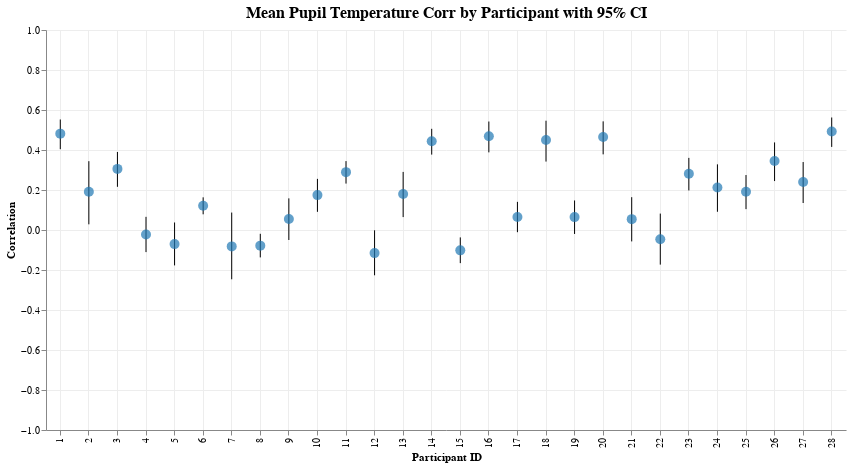

The notebook cell saved with this chart:
### Code cell
col1, col2 = "pupil", "temperature"

corr_by_trial = calculate_correlations_by_trial(df, col1, col2)
corr_by_participant = aggregate_correlations_fisher_z(
    corr_by_trial, f"{col1}_{col2}_corr", "participant_id", include_ci=True
)
# plot_correlations_by_trial(corr_by_trial, f"{col1}_{col2}_corr")
plot_correlations_by_participant(corr_by_participant, f"{col1}_{col2}_corr")

### Figure 1 — Vega-Lite specification as saved in the notebook (floating-point values rounded to 4 significant figures)
{"config": {"view": {"continuousWidth": 300, "continuousHeight": 300, "strokeWidth": 0}, "axis": {"grid": true, "gridColor": "#ededed"}, "title": {"fontSize": 16, "anchor": "middle"}}, "layer": [{"mark": {"type": "rule"}, "encoding": {"x": {"axis": {"title": "Participant ID"}, "field": "participant_id", "type": "ordinal"}, "y": {"axis": {"title": "Correlation"}, "field": "participant_id_pupil_temperature_corr_ci_lower", "scale": {"domain": [-1, 1]}, "type": "quantitative"}, "y2": {"field": "participant_id_pupil_temperature_corr_ci_upper"}}}, {"mark": {"type": "circle", "color": "#1f77b4", "size": 100}, "encoding": {"tooltip": [{"field": "participant_id", "title": "Participant", "type": "nominal"}, {"field": "participant_id_pupil_temperature_corr_mean", "format": ".3f", "title": "Mean Correlation", "type": "quantitative"}, {"field": "participant_id_pupil_temperature_corr_ci_lower", "format": ".3f", "title": "CI Lower", "type": "quantitative"}, {"field": "participant_id_pupil_temperature_corr_ci_upper", "format": ".3f", "title": "CI Upper", "type": "quantitative"}], "x": {"axis": {"title": "Participant ID"}, "field": "participant_id", "type": "ordinal"}, "y": {"field": "participant_id_pupil_temperature_corr_mean", "type": "quantitative"}}}], "data": {"name": "data-09c9c976fc89ae70877c2016caf6088b"}, "height": 400, "title": "Mean Pupil Temperature Corr by Participant with 95% CI", "width": 800, "$schema": "https://vega.github.io/schema/vega-lite/v5.20.1.json", "datasets": {"data-09c9c976fc89ae70877c2016caf6088b": [{"participant_id": 1, "participant_id_pupil_temperature_corr_mean": 0.4818, "participant_id_pupil_temperature_corr_ci_lower": 0.404, "participant_id_pupil_temperature_corr_ci_upper": 0.5526}, {"participant_id": 2, "participant_id_pupil_temperature_corr_mean": 0.1912, "participant_id_pupil_temperature_corr_ci_lower": 0.02836, "participant_id_pupil_temperature_corr_ci_upper": 0.3441}, {"participant_id": 3, "participant_id_pupil_temperature_corr_mean": 0.3056, "participant_id_pupil_temperature_corr_ci_lower": 0.2159, "participant_id_pupil_temperature_corr_ci_upper": 0.3902}, {"participant_id": 4, "participant_id_pupil_temperature_corr_mean": -0.02255, "participant_id_pupil_temperature_corr_ci_lower": -0.1105, "participant_id_pupil_temperature_corr_ci_upper": 0.06578}, {"participant_id": 5, "participant_id_pupil_temperature_corr_mean": -0.07057, "participant_id_pupil_temperature_corr_ci_lower": -0.1771, "participant_id_pupil_temperature_corr_ci_upper": 0.0376}, {"participant_id": 6, "participant_id_pupil_temperature_corr_mean": 0.1211, "participant_id_pupil_temperature_corr_ci_lower": 0.0785, "participant_id_pupil_temperature_corr_ci_upper": 0.1633}, {"participant_id": 7, "participant_id_pupil_temperature_corr_mean": -0.08192, "participant_id_pupil_temperature_corr_ci_lower": -0.2464, "participant_id_pupil_temperature_corr_ci_upper": 0.08719}, {"participant_id": 8, "participant_id_pupil_temperature_corr_mean": -0.07829, "participant_id_pupil_temperature_corr_ci_lower": -0.137, "participant_id_pupil_temperature_corr_ci_upper": -0.019}, {"participant_id": 9, "participant_id_pupil_temperature_corr_mean": 0.05471, "participant_id_pupil_temperature_corr_ci_lower": -0.04995, "participant_id_pupil_temperature_corr_ci_upper": 0.1582}, {"participant_id": 10, "participant_id_pupil_temperature_corr_mean": 0.1745, "participant_id_pupil_temperature_corr_ci_lower": 0.09083, "participant_id_pupil_temperature_corr_ci_upper": 0.2557}, {"participant_id": 11, "participant_id_pupil_temperature_corr_mean": 0.2893, "participant_id_pupil_temperature_corr_ci_lower": 0.2321, "participant_id_pupil_temperature_corr_ci_upper": 0.3445}, {"participant_id": 12, "participant_id_pupil_temperature_corr_mean": -0.1155, "participant_id_pupil_temperature_corr_ci_lower": -0.2265, "participant_id_pupil_temperature_corr_ci_upper": -0.001478}, {"participant_id": 13, "participant_id_pupil_temperature_corr_mean": 0.1799, "participant_id_pupil_temperature_corr_ci_lower": 0.06456, "participant_id_pupil_temperature_corr_ci_upper": 0.2904}, {"participant_id": 14, "participant_id_pupil_temperature_corr_mean": 0.4437, "participant_id_pupil_temperature_corr_ci_lower": 0.377, "participant_id_pupil_temperature_corr_ci_upper": 0.5059}, {"participant_id": 15, "participant_id_pupil_temperature_corr_mean": -0.1018, "participant_id_pupil_temperature_corr_ci_lower": -0.1657, "participant_id_pupil_temperature_corr_ci_upper": -0.03701}, {"participant_id": 16, "participant_id_pupil_temperature_corr_mean": 0.4689, "participant_id_pupil_temperature_corr_ci_lower": 0.3882, "participant_id_pupil_temperature_corr_ci_upper": 0.5425}, {"participant_id": 17, "participant_id_pupil_temperature_corr_mean": 0.06527, "participant_id_pupil_temperature_corr_ci_lower": -0.01097, "participant_id_pupil_temperature_corr_ci_upper": 0.1407}, {"participant_id": 18, "participant_id_pupil_temperature_corr_mean": 0.4502, "participant_id_pupil_temperature_corr_ci_lower": 0.3421, "participant_id_pupil_temperature_corr_ci_upper": 0.5464}, {"participant_id": 19, "participant_id_pupil_temperature_corr_mean": 0.06439, "participant_id_pupil_temperature_corr_ci_lower": -0.01978, "participant_id_pupil_temperature_corr_ci_upper": 0.1477}, {"participant_id": 20, "participant_id_pupil_temperature_corr_mean": 0.4647, "participant_id_pupil_temperature_corr_ci_lower": 0.3782, "participant_id_pupil_temperature_corr_ci_upper": 0.5432}, {"participant_id": 21, "participant_id_pupil_temperature_corr_mean": 0.0542, "participant_id_pupil_temperature_corr_ci_lower": -0.05704, "participant_id_pupil_temperature_corr_ci_upper": 0.1641}, {"participant_id": 22, "participant_id_pupil_temperature_corr_mean": -0.04628, "participant_id_pupil_temperature_corr_ci_lower": -0.1731, "participant_id_pupil_temperature_corr_ci_upper": 0.08204}, {"participant_id": 23, "participant_id_pupil_temperature_corr_mean": 0.2812, "participant_id_pupil_temperature_corr_ci_lower": 0.1977, "participant_id_pupil_temperature_corr_ci_upper": 0.3606}, {"participant_id": 24, "participant_id_pupil_temperature_corr_mean": 0.2128, "participant_id_pupil_temperature_corr_ci_lower": 0.09114, "participant_id_pupil_temperature_corr_ci_upper": 0.3282}, {"participant_id": 25, "participant_id_pupil_temperature_corr_mean": 0.191, "participant_id_pupil_temperature_corr_ci_lower": 0.1043, "participant_id_pupil_temperature_corr_ci_upper": 0.2748}, {"participant_id": 26, "participant_id_pupil_temperature_corr_mean": 0.3449, "participant_id_pupil_temperature_corr_ci_lower": 0.2446, "participant_id_pupil_temperature_corr_ci_upper": 0.438}, {"participant_id": 27, "participant_id_pupil_temperature_corr_mean": 0.2401, "participant_id_pupil_temperature_corr_ci_lower": 0.135, "participant_id_pupil_temperature_corr_ci_upper": 0.3398}, {"participant_id": 28, "participant_id_pupil_temperature_corr_mean": 0.4925, "participant_id_pupil_temperature_corr_ci_lower": 0.4154, "participant_id_pupil_temperature_corr_ci_upper": 0.5625}]}}
